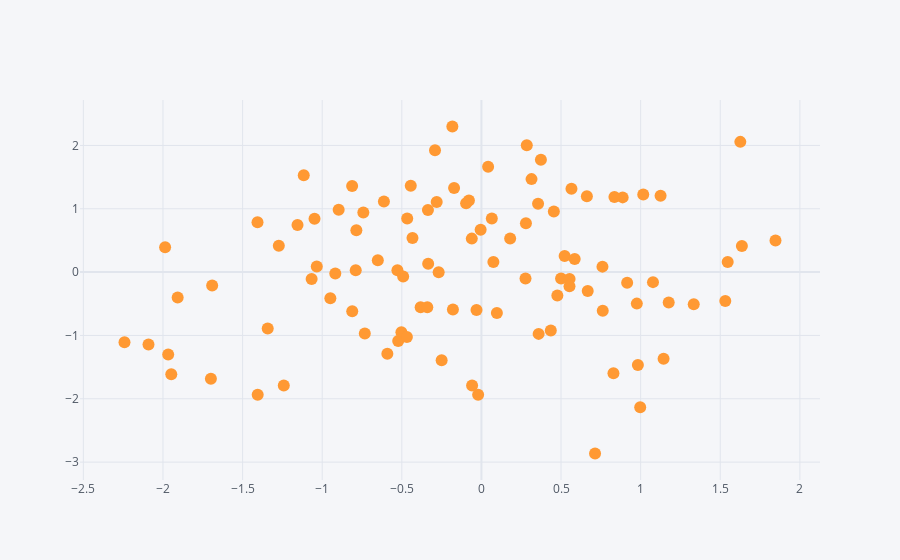

Notebook code cell kept with this figure:
### Code cell
# Now we want to compare what is the trend between the columns
df.iplot(x='A',y='B',mode='markers')
